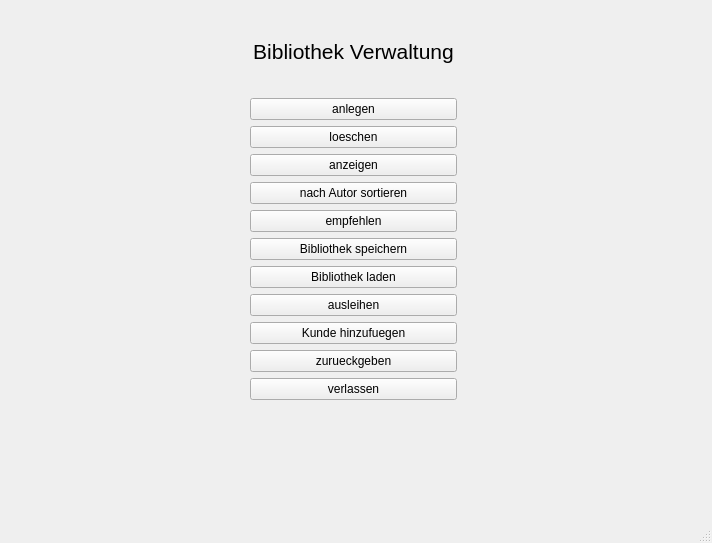
<?xml version="1.0" encoding="UTF-8"?>
<ui version="4.0">
 <class>Library</class>
 <widget class="QMainWindow" name="Library">
  <property name="geometry">
   <rect>
    <x>0</x>
    <y>0</y>
    <width>712</width>
    <height>543</height>
   </rect>
  </property>
  <property name="windowTitle">
   <string>Library</string>
  </property>
  <widget class="QWidget" name="centralwidget">
   <widget class="QWidget" name="">
    <property name="geometry">
     <rect>
      <x>250</x>
      <y>10</y>
      <width>207</width>
      <height>390</height>
     </rect>
    </property>
    <layout class="QGridLayout" name="gridLayout">
     <item row="0" column="0">
      <widget class="QLabel" name="label">
       <property name="font">
        <font>
         <pointsize>16</pointsize>
        </font>
       </property>
       <property name="text">
        <string>Bibliothek Verwaltung</string>
       </property>
       <property name="alignment">
        <set>Qt::AlignCenter</set>
       </property>
      </widget>
     </item>
     <item row="1" column="0">
      <widget class="QPushButton" name="anlegen_button">
       <property name="text">
        <string>anlegen</string>
       </property>
      </widget>
     </item>
     <item row="2" column="0">
      <widget class="QPushButton" name="loeschen_button">
       <property name="text">
        <string>loeschen</string>
       </property>
      </widget>
     </item>
     <item row="3" column="0">
      <widget class="QPushButton" name="anzeigen_button">
       <property name="text">
        <string>anzeigen</string>
       </property>
      </widget>
     </item>
     <item row="4" column="0">
      <widget class="QPushButton" name="nach_Autor_sortieren_button">
       <property name="text">
        <string>nach Autor sortieren</string>
       </property>
      </widget>
     </item>
     <item row="5" column="0">
      <widget class="QPushButton" name="empfehlen_button">
       <property name="text">
        <string>empfehlen</string>
       </property>
      </widget>
     </item>
     <item row="6" column="0">
      <widget class="QPushButton" name="speichern_button">
       <property name="text">
        <string>Bibliothek speichern</string>
       </property>
      </widget>
     </item>
     <item row="7" column="0">
      <widget class="QPushButton" name="laden_button">
       <property name="text">
        <string>Bibliothek laden</string>
       </property>
      </widget>
     </item>
     <item row="8" column="0">
      <widget class="QPushButton" name="ausleihen_button">
       <property name="text">
        <string>ausleihen</string>
       </property>
      </widget>
     </item>
     <item row="9" column="0">
      <widget class="QPushButton" name="kunde_hinzufuegen_button">
       <property name="text">
        <string>Kunde hinzufuegen</string>
       </property>
      </widget>
     </item>
     <item row="10" column="0">
      <widget class="QPushButton" name="zurueckgeben_button">
       <property name="text">
        <string>zurueckgeben</string>
       </property>
      </widget>
     </item>
     <item row="11" column="0">
      <widget class="QPushButton" name="verlassen_button">
       <property name="text">
        <string>verlassen</string>
       </property>
      </widget>
     </item>
    </layout>
   </widget>
  </widget>
  <widget class="QMenuBar" name="menubar">
   <property name="geometry">
    <rect>
     <x>0</x>
     <y>0</y>
     <width>712</width>
     <height>21</height>
    </rect>
   </property>
  </widget>
  <widget class="QStatusBar" name="statusbar"/>
 </widget>
 <resources/>
 <connections/>
</ui>
